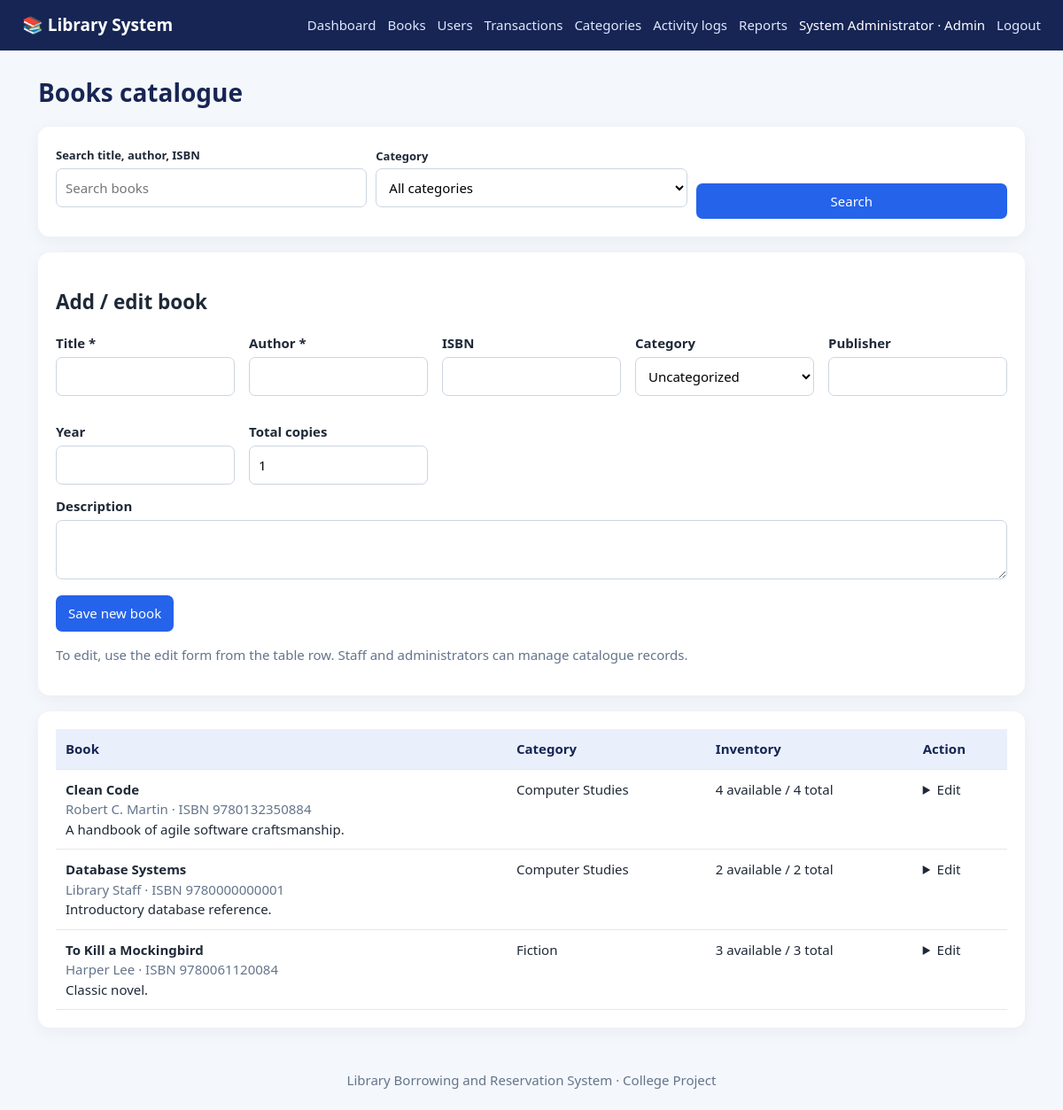
The app's page /books.php (signed in) with its own data.
### tables this page shows
CREATE TABLE books(id INT AUTO_INCREMENT PRIMARY KEY,isbn VARCHAR(30) UNIQUE,title VARCHAR(200) NOT NULL,author VARCHAR(150) NOT NULL,category_id INT NULL,publisher VARCHAR(150) NULL,published_year SMALLINT NULL,total_copies INT NOT NULL DEFAULT 1,available_copies INT NOT NULL DEFAULT 1,description TEXT NULL,is_archived TINYINT(1) NOT NULL DEFAULT 0,created_at TIMESTAMP DEFAULT CURRENT_TIMESTAMP,CONSTRAINT fk_book_category FOREIGN KEY(category_id) REFERENCES categories(id) ON DELETE SET NULL,CHECK(total_copies>=0),CHECK(available_copies>=0 AND available_copies<=total_copies));

CREATE TABLE categories(id INT AUTO_INCREMENT PRIMARY KEY,name VARCHAR(100) NOT NULL UNIQUE,description VARCHAR(255) DEFAULT NULL);

### includes/functions.php (called while the page is built, shortened)
<?php
function e($v){return htmlspecialchars((string)$v,ENT_QUOTES|ENT_SUBSTITUTE,'UTF-8');}
function current_user(){return $_SESSION['user']??null;}
function url($p=''){return rtrim(BASE_URL,'/').'/'.ltrim($p,'/');}

### books.php (the view, shortened to what this page needs)
<?php require_once __DIR__.'/includes/functions.php';$role=current_user()['role'];
$q=trim($_GET['q']??'');$cat=(int)($_GET['category']??0);$where=' WHERE b.is_archived=0';$types='';$vals=[];if($q!==''){$where.=' AND (b.title LIKE ? OR b.author LIKE ? OR b.isbn LIKE ?)';$like="%$q%";$types.='sss';array_push($vals,$like,$like,$like);}if($cat){$where.=' AND b.category_id=?';$types.='i';$vals[]=$cat;}$sql='SELECT b.*,c.name category FROM books b LEFT JOIN categories c ON c.id=b.category_id'.$where.' ORDER BY b.title';$s=$db->prepare($sql);if($types)$s->bind_param($types,...$vals);$s->execute();$books=$s->get_result();$cats=$db->query('SELECT id,name FROM categories ORDER BY name');$title='Books';require 'includes/header.php';?>
<h1>Books catalogue</h1><div class="panel"><form class="filters" method="get"><div><label>Search title, author, ISBN</label><input name="q" value="<?=e($q)?>" placeholder="Search books"></div><div><label>Category</label><select name="category"><option value="0">All categories</option></select></div><button>Search</button></form></div>
<?php if(in_array($role,['admin','staff'])):?><div class="panel"><h2>Add / edit book</h2><form method="post"><input type="hidden" name="csrf" value="<?=csrf_token()?>"><input type="hidden" name="action" value="save"><input type="hidden" name="id" value="0"><div class="grid"><div><label>Title *</label><input name="title" required></div><div><label>Author *</label><input name="author" required></div><div><label>ISBN</label><input name="isbn"></div><div><label>Category</label><select name="category_id"><option value="0">Uncategorized</option><?php $cc=$db->query('SELECT id,name FROM categories ORDER BY name');while($c=$cc->fetch_assoc()):?><option value="<?=$c['id']?>"><?=e($c['name'])?></option><?php endwhile;?></select></div><div><label>Publisher</label><input name="publisher"></div><div><label>Year</label><input type="number" name="published_year" min="1000" max="2100"></div><div><label>Total copies</label><input type="number" name="total_copies" value="1" min="1" required></div></div><label>Description</label><textarea name="description" rows="2"></textarea><button>Save new book</button></form><p class="muted">To edit, use the edit form from the table row. Staff and administrators can manage catalogue records.</p></div><?php endif;?>
<div class="panel table-wrap"><table><thead><tr><th>Book</th><th>Category</th><th>Inventory</th><th>Action</th></tr></thead><tbody><?php while($b=$books->fetch_assoc()):?><tr><td><b><?=e($b['title'])?></b><br><span class="muted"><?=e($b['author'])?> · ISBN <?=e($b['isbn']??'—')?></span><br><?=e($b['description']??'')?></td><td><?=e($b['category']??'Uncategorized')?></td><td><?=e($b['available_copies'])?> available / <?=e($b['total_copies'])?> total</td><td><?php if($role==='user'):?><?=csrf_token()?><?=$b['id']?><?php elseif(in_array($role,['admin','staff'])):?><details><summary>Edit</summary><?=csrf_token()?><?=$b['id']?><?=e($b['title'])?><?=e($b['author'])?><?=e($b['isbn'])?><?php $ec=$db->query('SELECT id,name FROM categories ORDER BY name');while($ecat=$ec->fetch_assoc()):?><?=$ecat['id']?> <?=$b['category_id']==$ecat['id']?'selected':''?><?=e($ecat['name'])?><?php endwhile;?><?=e($b['publisher'])?><?=e($b['published_year'])?><?=$b['total_copies']?><?=e($b['description'])?><?=csrf_token()?><?=$b['id']?></details><?php else:?>View only<?php endif;?></td></tr><?php endwhile;?></tbody></table></div><?php require 'includes/footer.php';?>

### includes/header.php
<?php require_once __DIR__.'/functions.php'; ?>
<!doctype html><html lang="en"><head><meta charset="utf-8"><meta name="viewport" content="width=device-width, initial-scale=1"><title><?=e($title??APP_NAME)?></title><link rel="stylesheet" href="<?=url('assets/style.css')?>"></head><body><header class="top"><a class="brand" href="<?=url('dashboard.php')?>">📚 Library System</a><nav><?php if(current_user()): ?><a href="<?=url('dashboard.php')?>">Dashboard</a><a href="<?=url('books.php')?>">Books</a><?php if(current_user()['role']==='admin'): ?><a href="<?=url('users.php')?>">Users</a><?php endif; ?><a href="<?=url('transactions.php')?>">Transactions</a><?php if(in_array(current_user()['role'],['admin','staff'])): ?><a href="<?=url('categories.php')?>">Categories</a><?php endif; ?><?php if(current_user()['role']==='admin'): ?><a href="<?=url('activity_logs.php')?>">Activity logs</a><?php endif; ?><a href="<?=url('reports.php')?>">Reports</a><span><?=e(current_user()['name'])?> · <?=e(ucfirst(current_user()['role']))?></span><a href="<?=url('logout.php')?>">Logout</a><?php else: ?><a href="<?=url('login.php')?>">Login</a><a href="<?=url('register.php')?>">Register</a><?php endif; ?></nav></header><main class="container"><?php show_flash(); ?>

### includes/footer.php (shortened to what this page needs)
</main><footer>Library Borrowing and Reservation System · College Project</footer></body></html>

### assets/style.css (style rules this page uses)
:root { --navy:#172554;--blue:#2563eb;--bg:#f4f7fb;--ink:#1f2937 }
* { box-sizing:border-box }
body { margin:0;background:var(--bg);color:var(--ink);font:15px/1.5 system-ui,Arial,sans-serif }
.top { background:var(--navy);color:white;padding:14px max(20px,calc((100% - 1150px)/2));display:flex;justify-content:space-between;align-items:center;gap:15px;flex-wrap:wrap }
.brand { font-size:19px;font-weight:800;color:white;text-decoration:none }
.top nav { display:flex;gap:13px;align-items:center;flex-wrap:wrap }
.top nav a { color:#e0e7ff;text-decoration:none }
.container { max-width:1150px;margin:26px auto;padding:0 18px;min-height:75vh }
h1 { color:var(--navy);font-size:28px }
.grid { display:grid;grid-template-columns:repeat(auto-fit,minmax(190px,1fr));gap:16px }
.card,.panel { background:white;border-radius:13px;padding:20px;box-shadow:0 4px 18px #1725540d;margin-bottom:18px }
.muted { color:#64748b }
.btn,button { display:inline-block;border:0;border-radius:7px;padding:9px 14px;background:var(--blue);color:white;text-decoration:none;cursor:pointer;font:inherit }
input,select,textarea { width:100%;padding:10px;border:1px solid #cbd5e1;border-radius:7px;margin:4px 0 13px;font:inherit;background:white }
label { font-weight:650 }
table { width:100%;border-collapse:collapse;background:white }
th,td { padding:11px;text-align:left;border-bottom:1px solid #e2e8f0;vertical-align:top }
th { background:#eaf0fb;color:#172554 }
.table-wrap { overflow-x:auto }
.filters { display:grid;grid-template-columns:repeat(auto-fit,minmax(150px,1fr));gap:10px;align-items:end }
.filters label { font-size:13px }
footer { text-align:center;padding:22px;color:#64748b }

### records on screen
books: title "Clean Code", author "Robert C. Martin", isbn "9780132350884", description "A handbook of agile software craftsmanship.", category.name "Computer Studies", available_copies "4", total_copies "4"
books: title "Database Systems", author "Library Staff", isbn "9780000000001", description "Introductory database reference.", category.name "Computer Studies", available_copies "2", total_copies "2"
books: title "To Kill a Mockingbird", author "Harper Lee", isbn "9780061120084", description "Classic novel.", category.name "Fiction", available_copies "3", total_copies "3"

### other values on screen
current_user()['name'] "System Administrator"
current_user()['role'] "Admin"
